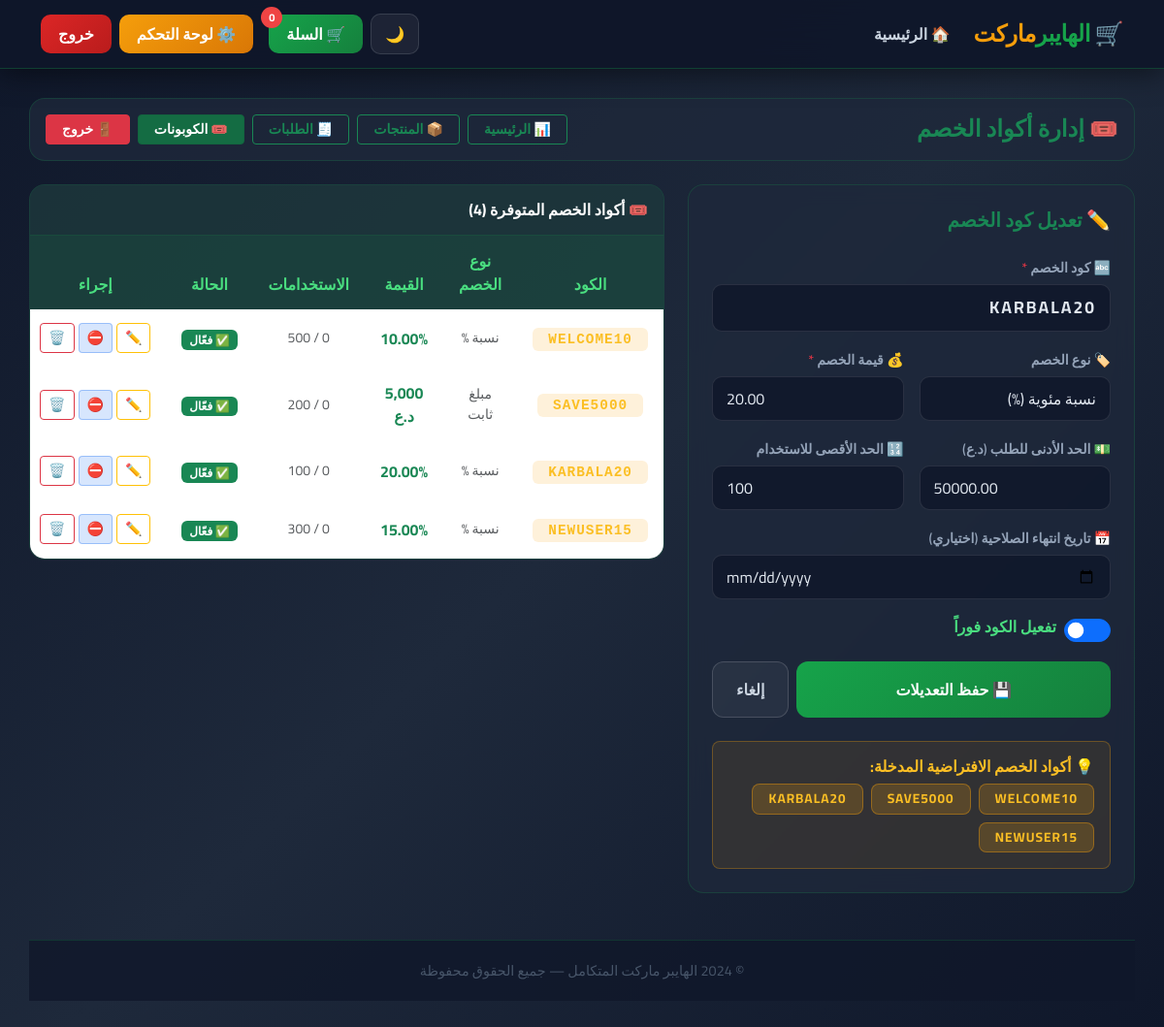
/admin_coupons.php?edit=3 (signed in), run on the app's committed database.
### tables this page shows
CREATE TABLE IF NOT EXISTS `coupons` (
  `id` INT AUTO_INCREMENT PRIMARY KEY,
  `code` VARCHAR(50) NOT NULL UNIQUE,
  `discount_type` ENUM('percentage', 'fixed') DEFAULT 'percentage',
  `discount_value` DECIMAL(10,2) NOT NULL,
  `min_order` DECIMAL(10,2) DEFAULT 0,
  `max_uses` INT DEFAULT 100,
  `used_count` INT DEFAULT 0,
  `is_active` TINYINT(1) DEFAULT 1,
  `expires_at` DATE NULL,
  `created_at` TIMESTAMP DEFAULT CURRENT_TIMESTAMP
);

### admin_coupons.php (the view, shortened to what this page needs)
<?php
include 'config.php';
$edit_coupon = null;
if (isset($_GET['edit'])) {
    $s = $pdo->prepare("SELECT * FROM coupons WHERE id=?");
    $s->execute([intval($_GET['edit'])]);
    $edit_coupon = $s->fetch();
}
$coupons = $pdo->query("SELECT * FROM coupons ORDER BY created_at DESC")->fetchAll();
include 'header.php';
?>
<div class="row mb-4 fade-in-up">
    <div class="col-12">
        <div class="glass-card p-3 d-flex flex-wrap align-items-center justify-content-between gap-3">
            <h4 class="fw-bold text-success m-0">🎟️ إدارة أكواد الخصم</h4>
            <div class="d-flex flex-wrap gap-2">
                <a href="admin_dashboard.php" class="btn btn-outline-success fw-bold btn-sm px-3">📊 الرئيسية</a>
                <a href="admin_products.php" class="btn btn-outline-success fw-bold btn-sm px-3">📦 المنتجات</a>
                <a href="admin_orders.php" class="btn btn-outline-success fw-bold btn-sm px-3">🧾 الطلبات</a>
                <a href="admin_coupons.php" class="btn btn-success fw-bold btn-sm px-3 active">🎟️ الكوبونات</a>
                <a href="logout.php" class="btn btn-danger fw-bold btn-sm px-3">🚪 خروج</a>
            </div>
        </div>
    </div>
</div>
<div class="row g-4">
    <div class="col-lg-5">
        <div class="glass-card p-4 fade-in-up">
            <h5 class="fw-bold text-success mb-4"><?= $edit_coupon ? '✏️ تعديل كود الخصم' : '➕ إضافة كود خصم جديد' ?></h5>
            <form method="POST">
                <div class="mb-3">
                    <label class="form-label">🔤 كود الخصم <span class="text-danger">*</span></label>
                    <input type="text" name="code" class="form-control text-uppercase fw-bold"
                           placeholder="مثال: WELCOME10" required
                           style="letter-spacing: 2px; font-size: 1.1rem;"
                           value="<?= htmlspecialchars($edit_coupon['code'] ?? '') ?>"
                           oninput="this.value=this.value.toUpperCase()">
                </div>
                <div class="row g-3 mb-3">
                    <div class="col-6">
                        <label class="form-label">🏷️ نوع الخصم</label>
                        <select name="discount_type" class="form-select">
                            <option value="percentage" <?= ($edit_coupon['discount_type'] ?? '') === 'percentage' ? 'selected' : '' ?>>نسبة مئوية (%)</option>
                        </select>
                    </div>
                    <div class="col-6">
                        <label class="form-label">💰 قيمة الخصم <span class="text-danger">*</span></label>
                        <input type="number" name="discount_value" class="form-control" step="0.01" min="0.01" required
                               placeholder="10"
                               value="<?= $edit_coupon['discount_value'] ?? '' ?>">
                    </div>
                </div>
                <div class="row g-3 mb-3">
                    <div class="col-6">
                        <label class="form-label">💵 الحد الأدنى للطلب (د.ع)</label>
                        <input type="number" name="min_order" class="form-control" step="500" min="0"
                               placeholder="10000"
                               value="<?= $edit_coupon['min_order'] ?? 0 ?>">
                    </div>
                    <div class="col-6">
                        <label class="form-label">🔢 الحد الأقصى للاستخدام</label>
                        <input type="number" name="max_uses" class="form-control" min="1"
                               placeholder="100"
                               value="<?= $edit_coupon['max_uses'] ?? 100 ?>">
                    </div>
                </div>
                <div class="mb-3">
                    <label class="form-label">📅 تاريخ انتهاء الصلاحية (اختياري)</label>
                    <input type="date" name="expires_at" class="form-control"
                           value="<?= $edit_coupon['expires_at'] ?? '' ?>">
                </div>
                <div class="mb-4">
                    <div class="form-check form-switch">
                        <input class="form-check-input" type="checkbox" name="is_active" id="isActive"
                               style="width: 3em; height: 1.5em;"
                               <?= ($edit_coupon['is_active'] ?? 1) ? 'checked' : '' ?>>
                        <label class="form-check-label fw-bold ms-2" for="isActive" style="color: #4ade80;">
                            تفعيل الكود فوراً
                        </label>
                    </div>
                </div>
                <div class="d-flex gap-2">
                    <button type="submit" class="btn fw-bold flex-fill py-3"
                            style="background: linear-gradient(135deg,#16a34a,#15803d); color:white; border:none; border-radius:12px;">
                        <?= $edit_coupon ? '💾 حفظ التعديلات' : '➕ إضافة الكود' ?>
                    </button>
                    <?php if($edit_coupon): ?>
                        <a href="admin_coupons.php" class="btn fw-bold px-4 py-3"
                           style="background: rgba(255,255,255,0.05); border: 1px solid rgba(255,255,255,0.15); color: #cbd5e1; border-radius:12px;">
                            إلغاء
                        </a>
                    <?php endif; ?>
                </div>
            </form>
            <div class="mt-4 p-3 rounded-3" style="background: rgba(245,158,11,0.1); border: 1px solid rgba(245,158,11,0.3);">
                <h6 class="fw-bold mb-2" style="color:#fbbf24;">💡 أكواد الخصم الافتراضية المدخلة:</h6>
                <div class="d-flex flex-wrap gap-2">
                    <?php foreach(['WELCOME10','SAVE5000','KARBALA20','NEWUSER15'] as $c): ?>
                        <span class="badge fw-bold px-3 py-2"
                              style="background: rgba(245,158,11,0.2); border: 1px solid rgba(245,158,11,0.4); color:#fbbf24; font-size:0.85rem; border-radius: 8px; letter-spacing:1px;">
                            <?= $c ?>
                        </span>
                    <?php endforeach; ?>
                </div>
            </div>
        </div>
    </div>
    <div class="col-lg-7 fade-in-up delay-1">
        <div class="glass-card overflow-hidden">
            <div class="p-3 d-flex justify-content-between align-items-center"
                 style="background: rgba(22,163,74,0.1); border-bottom: 1px solid rgba(22,163,74,0.2);">
                <h6 class="fw-bold text-white m-0">🎟️ أكواد الخصم المتوفرة (<?= count($coupons) ?>)</h6>
            </div>
            <div class="table-responsive">
                <table class="table modern-table mb-0 align-middle text-center">
                    <thead>
                        <tr>
                            <th>الكود</th>
                            <th>نوع الخصم</th>
                            <th>القيمة</th>
                            <th>الاستخدامات</th>
                            <th>الحالة</th>
                            <th>إجراء</th>
                        </tr>
                    </thead>
                    <tbody>
                        <?php if(count($coupons) > 0): ?>
                            <?php foreach($coupons as $c): ?>
                                <tr>
                                    <td>
                                        <span class="fw-bold px-3 py-1 rounded"
                                              style="background: rgba(245,158,11,0.15); color:#fbbf24; font-size:0.9rem; letter-spacing:1px; font-family: monospace;">
                                            <?= htmlspecialchars($c['code']) ?>
                                        </span>
                                    </td>
                                    <td class="text-muted small">
                                        <?= $c['discount_type'] === 'percentage' ? 'نسبة %' : 'مبلغ ثابت' ?>
                                    </td>
                                    <td class="fw-bold text-success">
                                        <?= $c['discount_type'] === 'percentage'
                                            ? $c['discount_value'] . '%'
                                            : number_format($c['discount_value'], 0) . ' د.ع' ?>
                                    </td>
                                    <td class="text-muted small">
                                        <?= $c['used_count'] ?> / <?= $c['max_uses'] ?>
                                    </td>
                                    <td>
                                        <?php if($c['is_active']): ?>
                                            <span class="badge bg-success fw-bold">✅ فعّال</span>
                                        <?php else: ?>
                                            <span class="badge bg-danger fw-bold">⛔ معطّل</span>
                                        <?php endif; ?>
                                    </td>
                                    <td>
                                        <div class="d-flex gap-1 justify-content-center">
                                            <a href="admin_coupons.php?edit=<?= $c['id'] ?>"
                                               class="btn btn-sm btn-outline-warning fw-bold px-2 py-1">✏️</a>
                                            <a href="admin_coupons.php?toggle=<?= $c['id'] ?>"
                                               class="btn btn-sm fw-bold px-2 py-1"
                                               style="background: rgba(59,130,246,0.2); border: 1px solid rgba(59,130,246,0.4); color:#60a5fa;">
                                               <?= $c['is_active'] ? '⛔' : '✅' ?>
                                            </a>
                                            <a href="admin_coupons.php?delete=<?= $c['id'] ?>"
                                               onclick="return confirm('هل أنت متأكد من حذف هذا الكود؟')"
                                               class="btn btn-sm btn-outline-danger fw-bold px-2 py-1">🗑️</a>
                                        </div>
                                    </td>
                                </tr>
                            <?php endforeach; ?>
                        <?php else: ?>
                            <tr>
                                <td colspan="6" class="text-muted p-4">لا توجد أكواد خصم بعد. أضف واحداً من النموذج.</td>
                            </tr>
                        <?php endif; ?>
                    </tbody>
                </table>
            </div>
        </div>
    </div>
</div>
<footer class="main-footer mt-5">
    <p class="mb-0">© 2024 الهايبر ماركت المتكامل — جميع الحقوق محفوظة</p>
</footer>
</div>
</body>
</html>

### header.php (style rules this page uses)
:root { --primary: #16a34a; --primary-dark: #15803d; --primary-light: #bbf7d0; --accent: #f59e0b; --dark: #0f172a; --dark-card: #1e293b; --text-muted: #94a3b8; }
* { font-family: 'Cairo', sans-serif; }
body { background: linear-gradient(135deg, #0f172a 0%, #1e293b 50%, #0f172a 100%); min-height: 100vh; color: #e2e8f0; }
.glass-card { background: rgba(30, 41, 59, 0.8); border: 1px solid rgba(22, 163, 74, 0.2); border-radius: 16px; backdrop-filter: blur(10px); transition: all 0.3s ease; }
.modern-table { background: transparent; color: #e2e8f0; }
.modern-table thead th { background: rgba(22, 163, 74, 0.2); color: #4ade80; border: none; font-weight: 700; padding: 14px 16px; }
.modern-table tbody tr { border-bottom: 1px solid rgba(255,255,255,0.05); transition: background 0.2s; }
.modern-table td { border: none; padding: 14px 16px; vertical-align: middle; color: #cbd5e1; }
.form-control, .form-select { background: rgba(15, 23, 42, 0.8) !important; border: 1px solid rgba(255,255,255,0.1) !important; color: #e2e8f0 !important; border-radius: 10px !important; padding: 10px 14px !important; transition: all 0.3s; }
.form-control::placeholder { color: #475569 !important; }
.form-label { color: #94a3b8; font-weight: 600; font-size: 0.88rem; margin-bottom: 6px; }
.main-footer { background: rgba(15, 23, 42, 0.8); border-top: 1px solid rgba(22, 163, 74, 0.2); padding: 20px 0; margin-top: 50px; text-align: center; color: #475569; font-size: 0.9rem; }
.fade-in-up { animation: fadeInUp 0.5s ease forwards; }
.delay-1 { animation-delay: 0.1s; }

### data on the page
coupons: code "KARBALA20", discount_type "نسبة مئوية (%)", discount_value "20.00", min_order "50000.00", max_uses "100", is_active "☑", shows "نسبة %", used_count "0", shows "✅ فعّال"
coupons: code "WELCOME10", discount_type "نسبة %", discount_value "10.00", used_count "0", max_uses "500", is_active "✅ فعّال"
coupons: code "SAVE5000", discount_type "مبلغ ثابت", discount_value "5,000", used_count "0", max_uses "200", is_active "✅ فعّال"
coupons: code "NEWUSER15", discount_type "نسبة %", discount_value "15.00", used_count "0", max_uses "300", is_active "✅ فعّال"

### other printed values
$c "WELCOME10"
$c "SAVE5000"
$c "KARBALA20"
$c "NEWUSER15"
count($coupons) "4"
